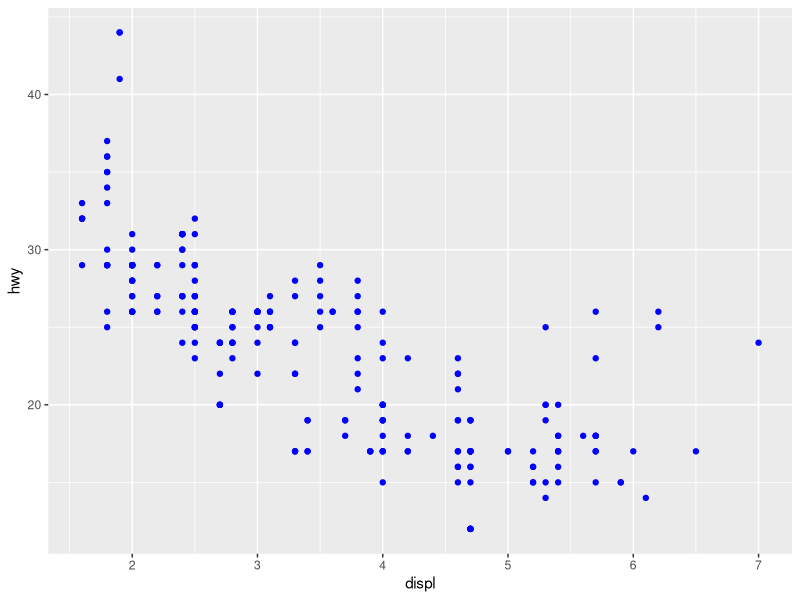
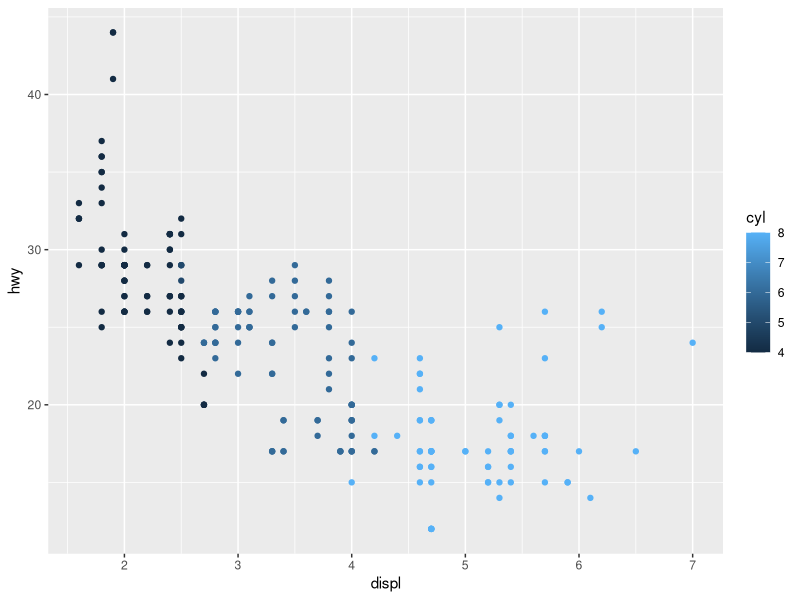
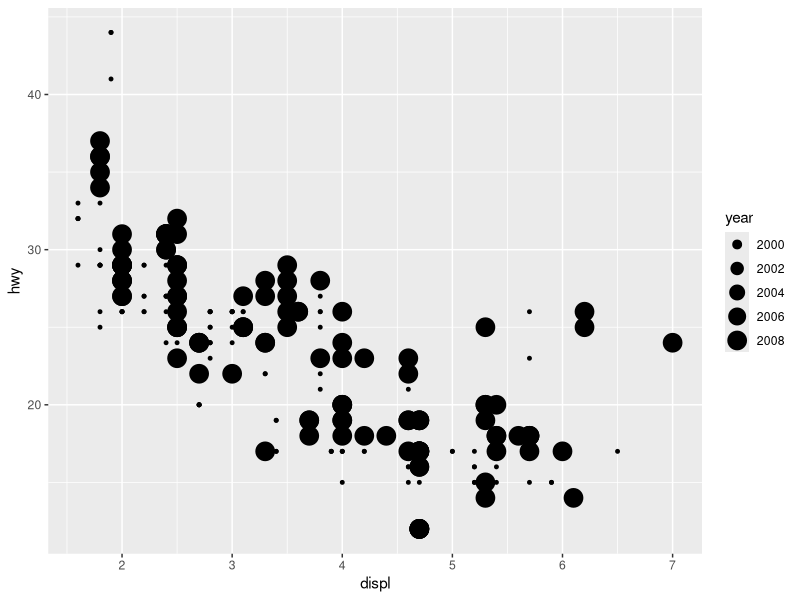
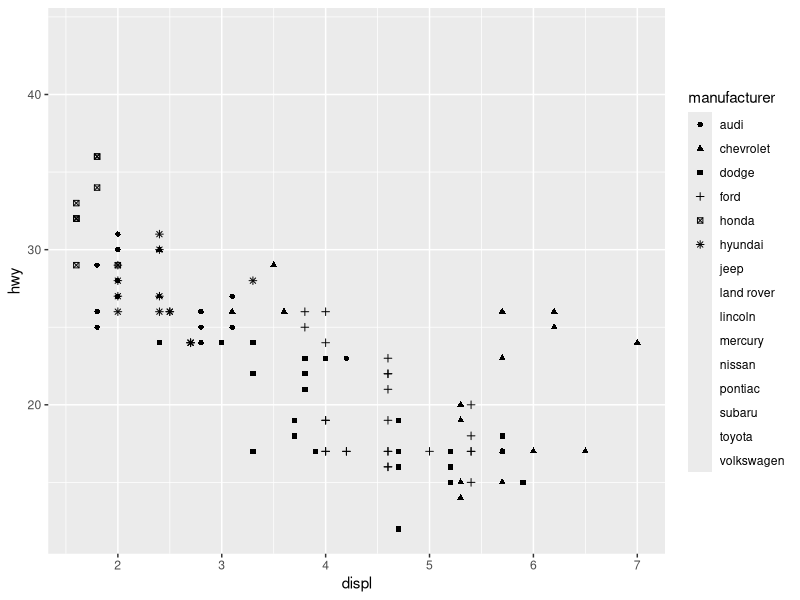
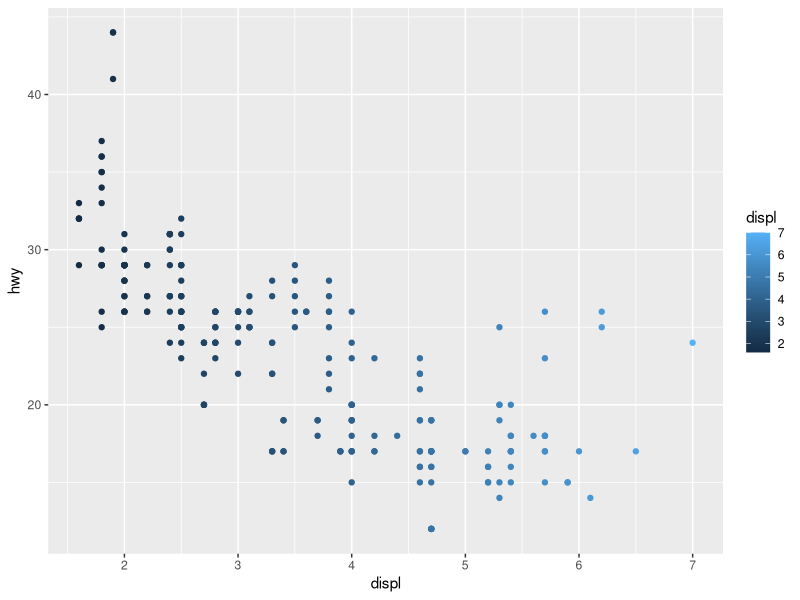
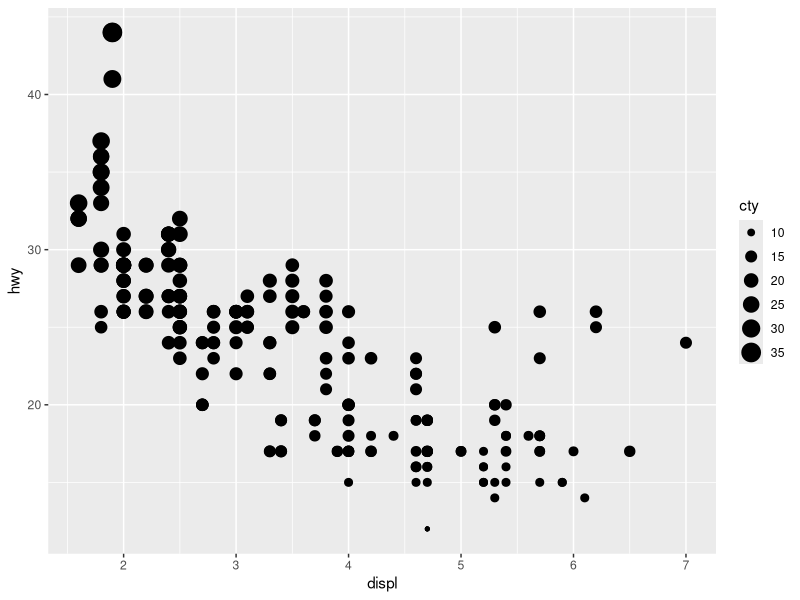

The R source for these figures, in order: (Note: this script raises an error after producing the figures.)
# Exercises from the Book "R For Data Science (Wickham, Grolemund"
# Chapter 01

# I'll do the exercises with the following layout
# The questions will have one hastag "#"
# My answer will have three hashtags "###"
# First I will copy thq question, then my answer and then add the code

### Loading needed packages -----
library(tidyverse)

# 1. What’s gone wrong with this code? 
#    Why are the points not blue? 
#    ggplot(data = mpg) + 
#     geom_point(mapping = aes(x = displ, y = hwy, color = "blue")
### Loading data to be able to run the plot
### This function was missing one closing parenthesis.
### color="blue" must be written outside of aes()
### aes() gathers the aesthetics of the mapping
### outside aes() it focusses geom_point, so it affects the points
data(mpg) 
View(mpg)
ggplot(data = mpg) + 
  geom_point(mapping = aes(x = displ, y = hwy), color = "blue")

# 2a) Which variables in mpg are categorical? 
#     Which variables are continuous? 
#     How can you see this information when you run mpg?
#     (Hint: type ?mpg to read the documentation for the dataset.) 
### Categorical Variables (manufacturer, model, year, cyl, trans, drv, fl, class)
###  - describe qualities
###  - belong to a finite set of categories
###  - often used to segment data
###  - e.g. gender, blood type, car color, etc.
### Continuous Variables (displ, cty, hwy)
###  - numeric with meaningful arithmetic
###  - can be fractiona/decimal
###  - usually come from measurements
###  - e.g. height, temperature, weight, time
### ?mpg introduces the unit of each variable, if existing
### If you see a unit, you can be quite sure that these are continuous variables
### Only years are not continuous variables in this context in my opinion 
### They are limited from ~98' to ~08' and used as categorical variables
?mpg

# 3. Map a continuous variable to color, size, and shape. 
#    How do these aesthetics behave differently for categorical versus contin‐ uous variables?
### It is quite interesting. Every numeric response is seen as a continuous variable by the system.
### Even though it's a very limited range of answers like for number of cylinders.
### The color and size arguments can work with categorical and continuous variables.
### Either they display the data grouped or they use gradients in sizing or coloring. 
### The shape= argument requires categoric data and gives errors, if the number of groups exceeds 6. 

### 3x Categorical Variables -----
ggplot(data = mpg) + 
  geom_point(mapping = aes(x = displ, y = hwy, color = cyl))
ggplot(data = mpg) + 
  geom_point(mapping = aes(x = displ, y = hwy, size = year))
ggplot(data = mpg) + 
  geom_point(mapping = aes(x = displ, y = hwy, shape = manufacturer))
### 3x Continuous Variables ----
ggplot(data = mpg) + 
  geom_point(mapping = aes(x = displ, y = hwy, color = displ))
ggplot(data = mpg) + 
  geom_point(mapping = aes(x = displ, y = hwy, size = cty))
ggplot(data = mpg) + 
  geom_point(mapping = aes(x = displ, y = hwy, shape = hwy))

# 4. What happens if you map the same variable to multiple aesthetics?
### It works perfectly and can improve the communication of the message.
### But it generates 2 legends. I would combine them. 
ggplot(data = mpg) + 
  geom_point(mapping = aes(x = displ, y = hwy, color = displ, size = displ))

# 5. What does the stroke aesthetic do? 
#    What shapes does it work with? 
#    (Hint: use ?geom_point.)
?geom_point
